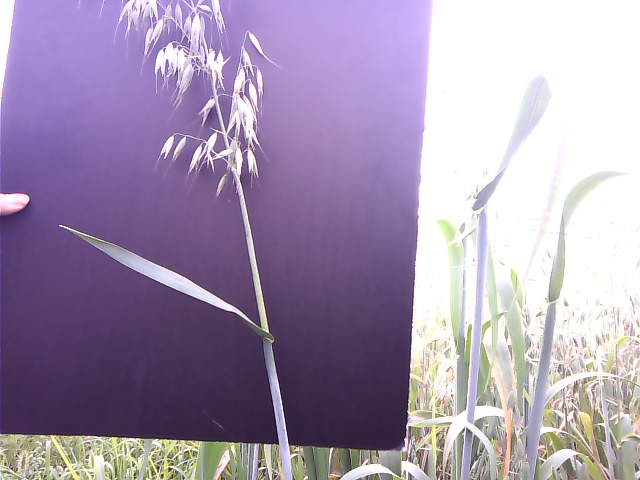
#> input picture data/01_colors_image_7.png, 640 x 480 px
$ python test_seg.py
#> lines starting #> are read from the running program, lines starting #| are printed output that depends on the picture; after the words box and inside, x2 and y2 are one past the last pixel; in counts of white or black regions, pixels touching at a corner belong together
import cv2
import numpy as np
from matplotlib import pyplot as plt

# 加载图像
image_path = 'data/01_colors_image_7.png'
image = cv2.imread(image_path)
#> image is the input picture: shape (480, 640, 3); mean B, G, R 175.6, 148.9, 164.3

# 裁剪图像，只保留黑色背景板部分
# 假设黑色背景板的范围已知，可以手动调整这些值
x, y, w, h = 50, 50, 300, 400  # 示例值，请根据实际情况调整
cropped_image = image[y:y+h, x:x+w]
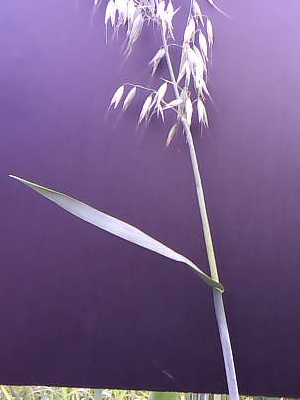
#> cropped_image: shape (400, 300, 3); mean B, G, R 136.7, 93.7, 117.3

# 转换为灰度图像
gray = cv2.cvtColor(cropped_image, cv2.COLOR_BGR2GRAY)
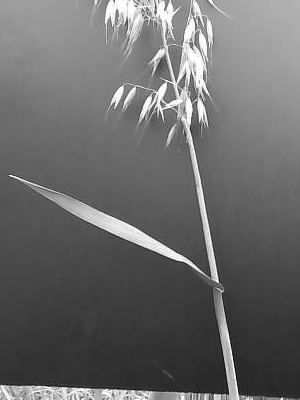
#> gray: shape (400, 300); min 4, max 255, mean 105.7

# 应用二值化阈值分割植物
_, thresh = cv2.threshold(gray, 50, 255, cv2.THRESH_BINARY_INV)
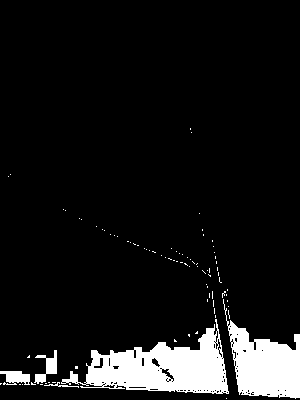
#> thresh: shape (400, 300); 8.8% white; 87 white regions (82 under 20 px)

# 查找轮廓
contours, _ = cv2.findContours(thresh, cv2.RETR_EXTERNAL, cv2.CHAIN_APPROX_SIMPLE)
#> contours = 87 contours, 83 with area under 20; largest, box (x1, y1, x2, y2) and area: (61, 319, 229, 394) 5884, (223, 299, 300, 399) 3716, (34, 350, 57, 384) 260, (0, 371, 30, 385) 244

# 创建与原始图像大小相同的掩码
mask = np.zeros_like(cropped_image)

# 绘制最大轮廓
if contours:
    largest_contour = max(contours, key=cv2.contourArea)
#> largest_contour = contour of 226 points, box (x1, y1, x2, y2) (61, 319, 229, 394), area 5884
    cv2.drawContours(mask, [largest_contour], -1, (255, 255, 255), thickness=cv2.FILLED)
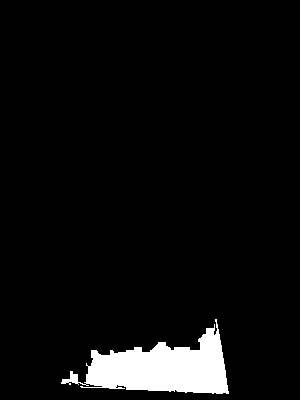
#> mask: shape (400, 300, 3); 5.2% white; 1 white region, box (x1, y1, x2, y2) and area: (61, 319, 229, 394) 6188

# 使用掩码从原始图像中提取植物
result = cv2.bitwise_and(cropped_image, mask)
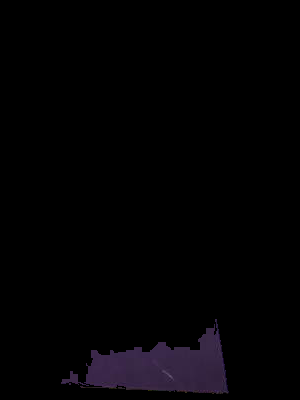
#> result: shape (400, 300, 3); mean B, G, R 3.5, 2, 2.8

# 显示结果
plt.figure(figsize=(12, 6))
plt.subplot(1, 2, 1)
plt.title('裁剪后的图像')
plt.imshow(cv2.cvtColor(cropped_image, cv2.COLOR_BGR2RGB))

plt.subplot(1, 2, 2)
plt.title('分割后的植物')
plt.imshow(cv2.cvtColor(result, cv2.COLOR_BGR2RGB))

plt.show()
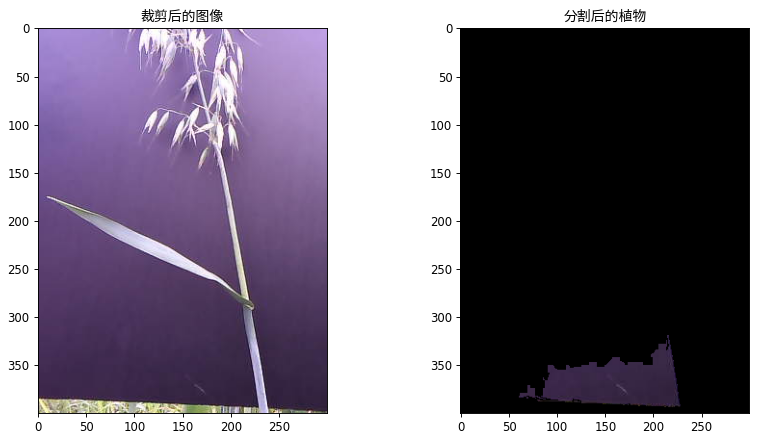
#> figure drawn by matplotlib, 2 panels

$ run again, with data/01_color_image_480.png copied over data/01_colors_image_7.png
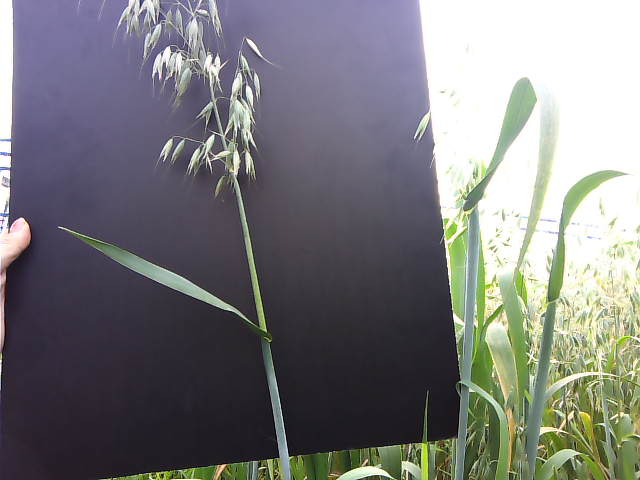
#> input picture data/01_color_image_480.png, 640 x 480 px
#> image is the input picture: shape (480, 640, 3); mean B, G, R 123.3, 121.5, 121.6
#> `_, thresh = cv2.threshold(gray, 50, 255, cv2.THRESH_BINARY_INV)`:
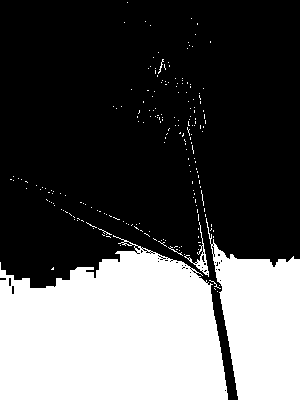
#> thresh: shape (400, 300); 33.4% white; 209 white regions (204 under 20 px)
#> contours = 209 contours, 206 with area under 20; largest, box (x1, y1, x2, y2) and area: (0, 235, 228, 400) 28466, (206, 218, 300, 400) 10303, (184, 222, 209, 277) 172
#> largest_contour = contour of 235 points, box (x1, y1, x2, y2) (0, 235, 228, 400), area 28466
#> mask: shape (400, 300, 3); 24.1% white; 1 white region, box (x1, y1, x2, y2) and area: (0, 235, 228, 400) 28919
#> `plt.show()`:
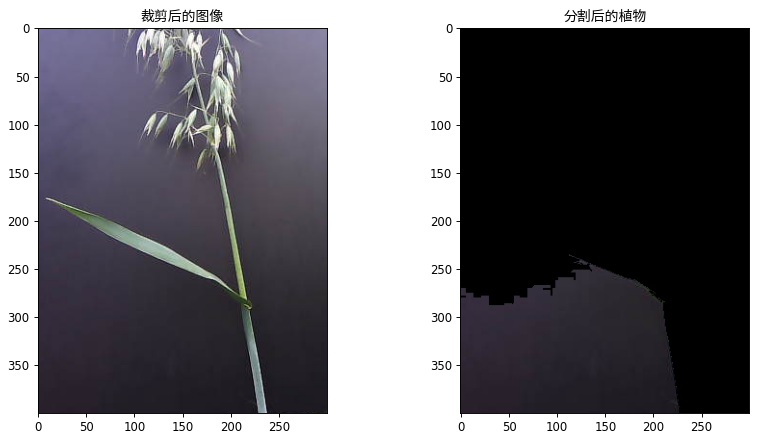
#> figure drawn by matplotlib, 2 panels
